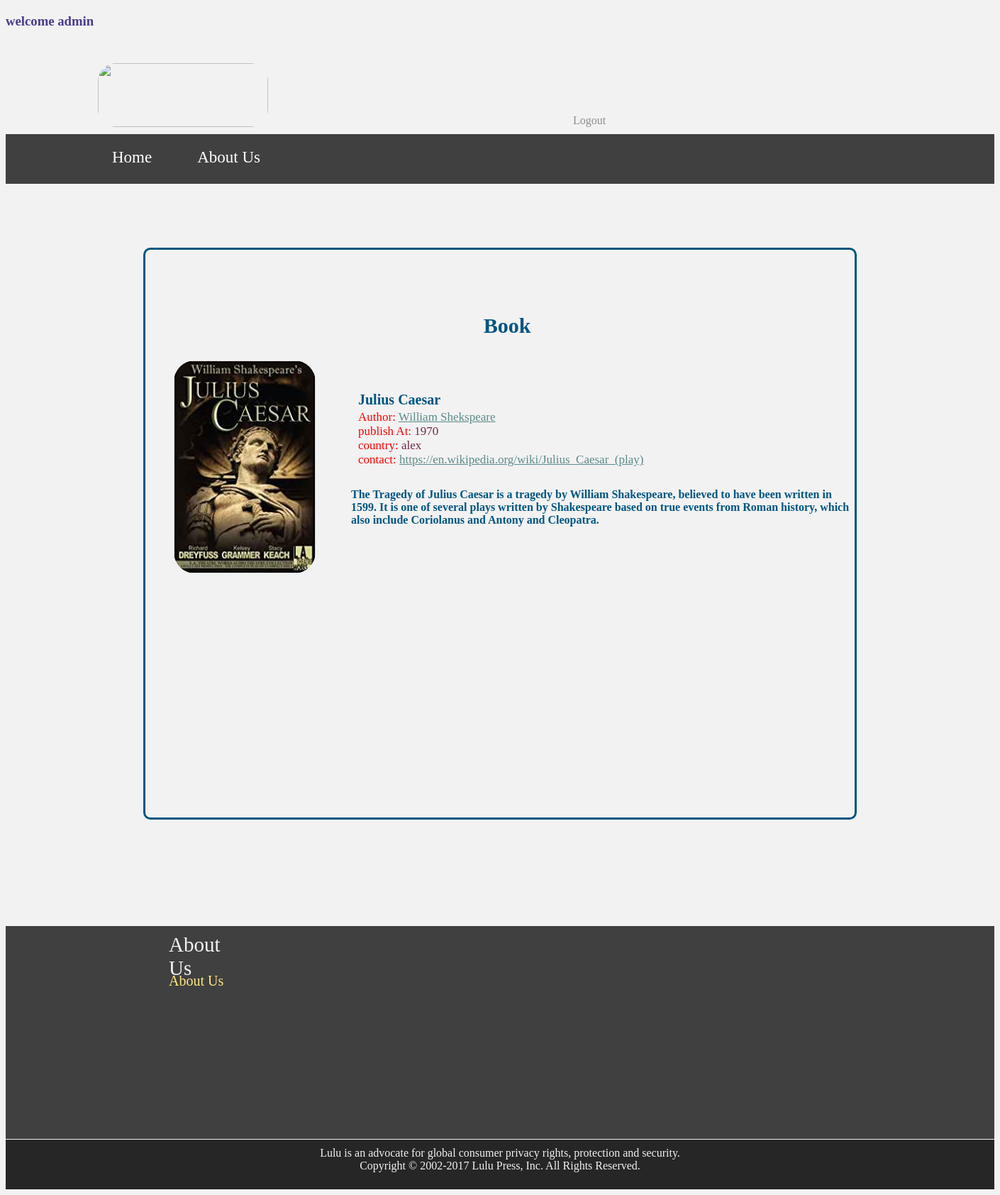
Page /library/viewBook/?book_id=2 (signed in) on the committed database.
### lib/models.py (models this page shows, shortened)
class Book (models.Model):
    bid=models.AutoField(primary_key=True)
    title=models.CharField(max_length=200)
    auther_id = models.ForeignKey('Auther', on_delete=models.CASCADE)
    publishedAt = models.CharField(max_length=100)
    summary = models.CharField(max_length=400)
    country = models.CharField(max_length=100)
    link = models.CharField(max_length=200)
    imageUrl = models.CharField(max_length=400, default="null")

class Auther (models.Model):
    aid=models.AutoField(primary_key=True)
    name = models.CharField(max_length=200)
    bornAt = models.CharField(max_length=100)
    diedAt = models.CharField(max_length=100)
    contact = models.CharField(max_length=100)
    bio = models.CharField(max_length=500)
    imageUrl = models.CharField(max_length=400, default="null")

### lib/views.py (the view)
# urls.py: path('viewBook/',views.viewBook,name='viewBook'),
def viewBook(request):
    if 'member_name' in request.session and request.session['member_name']:
        book=Book.objects.get(bid=request.GET.get('book_id',''))
        return render(request,'lib/book.html',{'name':request.session['member_name'],'book':book,'author':book.auther_id})
    else:
        form = AddUserForm()
        return render(request,'lib/register.html',{'form':form})

### lib/templates/lib/book.html (shortened to what this page needs)
<!DOCTYPE html>
<html>
<head>
	{%load static%}
	<link rel="stylesheet" type="text/css" href="{% static 'lib/home.css'%}">
	<link rel="stylesheet" type="text/css" href="{% static 'lib/login.css'%}">
	<link rel="stylesheet" type="text/css" href="{% static 'lib/contact.css'%}">
	<link rel="stylesheet" type="text/css" href="{% static 'lib/about.css'%}">
	<link rel="stylesheet" type="text/css" href="{% static 'lib/gallary.css'%}">
	<link rel="stylesheet" type="text/css" href="{% static 'lib/1.css'%}">
</head>
<body>
	<h3 style="color:darkslateblue">welcome {{ name }}</h3>
	<div id="div1">
		<img src="{% static 'lib/pict/lulu_logo_retina.png'%}" id="img1">
		<a href="{% url 'logout' %}" class="g">Logout </a>
	</div>
	<div id="div2">
		<a href="{% url 'home' %}" class="ah">Home</a>
		<a href="{% url 'viewAbout' %}" class="ah">About Us</a>
	</div>
	<div id="log">
		<p class="pcon"> Book
			<p>
				<div id="pan1">
					<a class="pp">{{book.title}}</a>
				</div>
				<br/>
				<br/>
				<br/>
				<br/>
				<div class="pr">Author:
					<span class="cont">
						<a href="{% url 'viewAuthor' %}?author_id={{author.aid}}" class="link">{{author.name}}</a>
					</span>
				</div>
				<div class="pr">publish At:
					<span class="cont"> {{book.publishedAt}}</span>
				</div>
				<div class="pr">country:
					<span class="cont"> {{book.country}}</span>
				</div>
				<div class="pr">contact:
					<span  class="cont">
						<a href="{{book.link}}" class="link"> {{book.link}}</a>
					</span>
				</div>
				<p class="pa">{{book.summary}}</p>
				<div id="imgdiv">
					<img src="/static/lib/pict/{{book.imageUrl}}" id="img6">
				</div>
	</div>
	<div id="divtail">
		<div id="about">
			<span class="sp">About Us</span>
			<br>
			<br>
			<a href="{% url 'viewAbout' %}" class="aha">About Us </a>
			<br>
		</div>
	</div>
	<div id="divl">
		Lulu is an advocate for global consumer privacy rights, protection and security.
		<br> Copyright © 2002-2017 Lulu Press, Inc. All Rights Reserved.
	</div>
</body>
</html>

### rows in the picture
Book: title "Julius Caesar", publishedAt "1970", country "alex", link "https://en.wikipedia.org/wiki/Julius_Caesar_(play)", summary "The Tragedy of Julius Caesar is a tragedy by William Shakespeare, believed to have been written in 1599. It is one of several plays written by Shakespeare based on true events from Roman history, which also include Coriolanus and Antony and Cleopatra.", imageUrl (picture)
Auther: name "William Shekspeare"

### other values in the picture
{{ name }} "admin"
